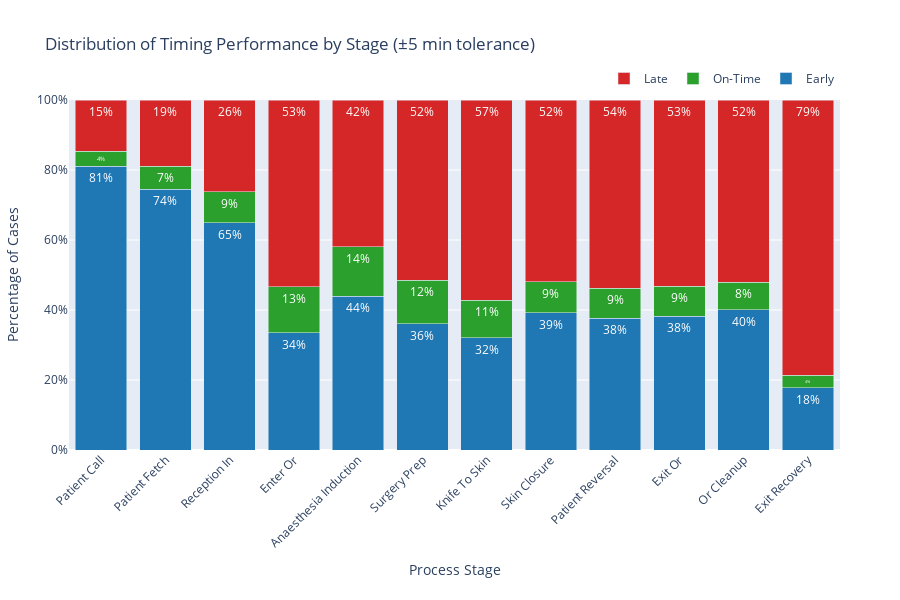
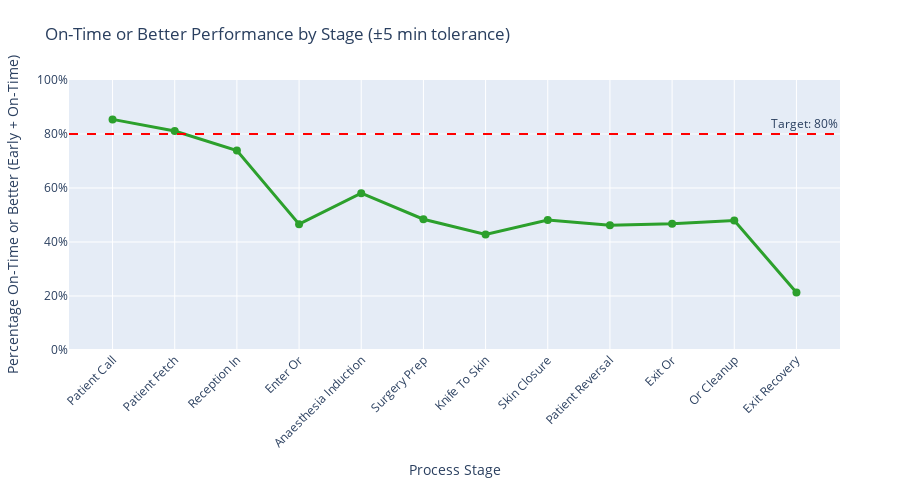

Write notebook code for charts like these, in order.
### Markdown cell above
## % On-Time vs Late per Stage (Stacked Bar)
Show which stage is usually on time

### Code cell
import plotly.graph_objects as go
import pandas as pd
import numpy as np

# --- CONFIG ---
ON_TIME_TOL_MIN = 5   # on-time window is ± this many minutes

# Create readable stage names
stage_readable_names = [name.replace("_TIME", "").replace("_", " ").title() for name in stage_names]

# Initialize lists to store data for each category
early_percentages = []
ontime_percentages = []
late_percentages = []

# Process each stage individually
for i, col in enumerate(delay_cols):
    # Get delay values for this stage, removing NaN
    stage_delays = data[col].dropna()
    
    if len(stage_delays) == 0:
        # No data for this stage
        early_percentages.append(0)
        ontime_percentages.append(0)
        late_percentages.append(0)
        continue
    
    # Count cases in each category
    early_count = sum(stage_delays < -ON_TIME_TOL_MIN)
    ontime_count = sum(np.abs(stage_delays) <= ON_TIME_TOL_MIN)
    late_count = sum(stage_delays > ON_TIME_TOL_MIN)
    
    total_cases = len(stage_delays)
    
    # Calculate percentages
    early_pct = early_count / total_cases
    ontime_pct = ontime_count / total_cases
    late_pct = late_count / total_cases
    
    early_percentages.append(early_pct)
    ontime_percentages.append(ontime_pct)
    late_percentages.append(late_pct)
    
    # Debug print for first few stages
    if i < 3:
        print(f"\n{stage_readable_names[i]}:")
        print(f"  Early (<-{ON_TIME_TOL_MIN}min): {early_count} ({early_pct:.1%})")
        print(f"  On-time (±{ON_TIME_TOL_MIN}min): {ontime_count} ({ontime_pct:.1%})")
        print(f"  Late (>{ON_TIME_TOL_MIN}min): {late_count} ({late_pct:.1%})")
        print(f"  Total cases: {total_cases}")

# Create the stacked bar chart using Graph Objects
fig = go.Figure()

# Add Early bars (bottom layer)
fig.add_trace(go.Bar(
    name='Early',
    x=stage_readable_names,
    y=early_percentages,
    marker_color='#1f77b4',  # Blue
    text=[f'{p:.0%}' if p > 0.02 else '' for p in early_percentages],
    textposition='inside',
    textfont=dict(color='white', size=12),
    hovertemplate='<b>%{x}</b><br>Early: %{y:.1%}<extra></extra>'
))

# Add On-Time bars (middle layer)
fig.add_trace(go.Bar(
    name='On-Time',
    x=stage_readable_names,
    y=ontime_percentages,
    marker_color='#2ca02c',  # Green
    text=[f'{p:.0%}' if p > 0.02 else '' for p in ontime_percentages],
    textposition='inside',
    textfont=dict(color='white', size=12),
    hovertemplate='<b>%{x}</b><br>On-Time: %{y:.1%}<extra></extra>'
))

# Add Late bars (top layer)
fig.add_trace(go.Bar(
    name='Late',
    x=stage_readable_names,
    y=late_percentages,
    marker_color='#d62728',  # Red
    text=[f'{p:.0%}' if p > 0.02 else '' for p in late_percentages],
    textposition='inside',
    textfont=dict(color='white', size=12),
    hovertemplate='<b>%{x}</b><br>Late: %{y:.1%}<extra></extra>'
))

# Update layout for stacked bars
fig.update_layout(
    title=f'Distribution of Timing Performance by Stage (±{ON_TIME_TOL_MIN} min tolerance)',
    xaxis_title='Process Stage',
    yaxis_title='Percentage of Cases',
    barmode='stack',
    yaxis=dict(
        tickformat='.0%',
        range=[0, 1]
    ),
    xaxis=dict(
        tickangle=-45
    ),
    legend=dict(
        orientation="h",
        yanchor="bottom",
        y=1.02,
        xanchor="right",
        x=1
    ),
    height=600,
    margin=dict(l=60, r=60, t=100, b=150)
)

fig.show()

# Print summary statistics
print(f"\n{'='*60}")
print("SUMMARY STATISTICS")
print(f"{'='*60}")

# Overall statistics
all_delays = pd.concat([data[col].dropna() for col in delay_cols])
total_observations = len(all_delays)
overall_early = sum(all_delays < -ON_TIME_TOL_MIN) / total_observations
overall_ontime = sum(np.abs(all_delays) <= ON_TIME_TOL_MIN) / total_observations
overall_late = sum(all_delays > ON_TIME_TOL_MIN) / total_observations

print(f"\nOverall Distribution:")
print(f"Early: {overall_early:.1%}")
print(f"On-Time: {overall_ontime:.1%}")
print(f"Late: {overall_late:.1%}")
print(f"Total observations: {total_observations}")

# Stage-by-stage breakdown
print(f"\nStage-by-Stage Breakdown:")
print("-" * 60)
for i, stage in enumerate(stage_readable_names):
    print(f"{stage:25} | Early: {early_percentages[i]:5.1%} | On-Time: {ontime_percentages[i]:5.1%} | Late: {late_percentages[i]:5.1%}")

# Find best and worst performers
ontime_data = [(stage_readable_names[i], ontime_percentages[i]) for i in range(len(stage_readable_names))]
ontime_data.sort(key=lambda x: x[1], reverse=True)

print(f"\nBest On-Time Performance:")
for stage, pct in ontime_data[:3]:
    print(f"• {stage}: {pct:.1%}")

print(f"\nWorst On-Time Performance:")
for stage, pct in ontime_data[-3:]:
    print(f"• {stage}: {pct:.1%}")

# Alternative visualization: Show on-time or better percentages (Early + On-Time)
fig2 = go.Figure()

# Calculate on-time or better percentages (Early + On-Time)
ontime_or_better_percentages = [early_percentages[i] + ontime_percentages[i] for i in range(len(stage_readable_names))]

fig2.add_trace(go.Scatter(
    x=stage_readable_names,
    y=ontime_or_better_percentages,
    mode='lines+markers',
    name='On-Time or Better %',
    line=dict(color='#2ca02c', width=3),
    marker=dict(size=8, color='#2ca02c'),
    text=[f'{p:.1%}' for p in ontime_or_better_percentages],
    textposition='top center',
    hovertemplate='<b>%{x}</b><br>On-Time or Better: %{y:.1%}<extra></extra>'
))

# Add target line (e.g., 80% on-time)
target_line = 0.8
fig2.add_hline(y=target_line, line_dash="dash", line_color="red", 
               annotation_text=f"Target: {target_line:.0%}")

fig2.update_layout(
    title=f'On-Time or Better Performance by Stage (±{ON_TIME_TOL_MIN} min tolerance)',
    xaxis_title='Process Stage',
    yaxis_title='Percentage On-Time or Better (Early + On-Time)',
    yaxis=dict(tickformat='.0%', range=[0, 1]),
    xaxis=dict(tickangle=-45),
    height=500,
    margin=dict(l=60, r=60, t=80, b=150)
)

print(f"\nShowing on-time or better performance (Early + On-Time)...")
fig2.show()

# Update best/worst performers to show on-time or better
ontime_or_better_data = [(stage_readable_names[i], ontime_or_better_percentages[i]) for i in range(len(stage_readable_names))]
ontime_or_better_data.sort(key=lambda x: x[1], reverse=True)

print(f"\nBest On-Time or Better Performance (Early + On-Time):")
for stage, pct in ontime_or_better_data[:3]:
    print(f"• {stage}: {pct:.1%}")

print(f"\nWorst On-Time or Better Performance (Early + On-Time):")
for stage, pct in ontime_or_better_data[-3:]:
    print(f"• {stage}: {pct:.1%}")

### Figure 1 — Plotly figure (JSON) as saved in the notebook; plotly's stock layout.template omitted (floating-point values rounded to 4 significant figures)
{"data": [{"hovertemplate": "<b>%{x}</b><br>Early: %{y:.1%}<extra></extra>", "marker": {"color": "#1f77b4"}, "name": "Early", "text": ["81%", "74%", "65%", "34%", "44%", "36%", "32%", "39%", "38%", "38%", "40%", "18%"], "textfont": {"color": "white", "size": 12}, "textposition": "inside", "type": "bar", "x": ["Patient Call", "Patient Fetch", "Reception In", "Enter Or", "Anaesthesia Induction", "Surgery Prep", "Knife To Skin", "Skin Closure", "Patient Reversal", "Exit Or", "Or Cleanup", "Exit Recovery"], "y": [0.8112, 0.7444, 0.6495, 0.335, 0.44, 0.3608, 0.3206, 0.3926, 0.3762, 0.3816, 0.4001, 0.1779]}, {"hovertemplate": "<b>%{x}</b><br>On-Time: %{y:.1%}<extra></extra>", "marker": {"color": "#2ca02c"}, "name": "On-Time", "text": ["4%", "7%", "9%", "13%", "14%", "12%", "11%", "9%", "9%", "9%", "8%", "4%"], "textfont": {"color": "white", "size": 12}, "textposition": "inside", "type": "bar", "x": ["Patient Call", "Patient Fetch", "Reception In", "Enter Or", "Anaesthesia Induction", "Surgery Prep", "Knife To Skin", "Skin Closure", "Patient Reversal", "Exit Or", "Or Cleanup", "Exit Recovery"], "y": [0.04295, 0.06652, 0.08902, 0.1309, 0.141, 0.1235, 0.1073, 0.0885, 0.08625, 0.08577, 0.07959, 0.03503]}, {"hovertemplate": "<b>%{x}</b><br>Late: %{y:.1%}<extra></extra>", "marker": {"color": "#d62728"}, "name": "Late", "text": ["15%", "19%", "26%", "53%", "42%", "52%", "57%", "52%", "54%", "53%", "52%", "79%"], "textfont": {"color": "white", "size": 12}, "textposition": "inside", "type": "bar", "x": ["Patient Call", "Patient Fetch", "Reception In", "Enter Or", "Anaesthesia Induction", "Surgery Prep", "Knife To Skin", "Skin Closure", "Patient Reversal", "Exit Or", "Or Cleanup", "Exit Recovery"], "y": [0.1459, 0.1891, 0.2615, 0.5341, 0.419, 0.5157, 0.5721, 0.5189, 0.5376, 0.5326, 0.5204, 0.787]}], "layout": {"barmode": "stack", "height": 600, "legend": {"orientation": "h", "x": 1, "xanchor": "right", "y": 1.02, "yanchor": "bottom"}, "margin": {"b": 150, "l": 60, "r": 60, "t": 100}, "title": {"text": "Distribution of Timing Performance by Stage (±5 min tolerance)"}, "xaxis": {"tickangle": -45, "title": {"text": "Process Stage"}}, "yaxis": {"range": [0, 1], "tickformat": ".0%", "title": {"text": "Percentage of Cases"}}}}

### Figure 2 — Plotly figure (JSON) as saved in the notebook; plotly's stock layout.template omitted (floating-point values rounded to 4 significant figures)
{"data": [{"hovertemplate": "<b>%{x}</b><br>On-Time or Better: %{y:.1%}<extra></extra>", "line": {"color": "#2ca02c", "width": 3}, "marker": {"color": "#2ca02c", "size": 8}, "mode": "lines+markers", "name": "On-Time or Better %", "text": ["85.4%", "81.1%", "73.8%", "46.6%", "58.1%", "48.4%", "42.8%", "48.1%", "46.2%", "46.7%", "48.0%", "21.3%"], "textposition": "top center", "type": "scatter", "x": ["Patient Call", "Patient Fetch", "Reception In", "Enter Or", "Anaesthesia Induction", "Surgery Prep", "Knife To Skin", "Skin Closure", "Patient Reversal", "Exit Or", "Or Cleanup", "Exit Recovery"], "y": [0.8541, 0.8109, 0.7385, 0.4659, 0.581, 0.4843, 0.4279, 0.4811, 0.4624, 0.4674, 0.4796, 0.213]}], "layout": {"annotations": [{"showarrow": false, "text": "Target: 80%", "x": 1, "xanchor": "right", "xref": "x domain", "y": 0.8, "yanchor": "bottom", "yref": "y"}], "height": 500, "margin": {"b": 150, "l": 60, "r": 60, "t": 80}, "shapes": [{"line": {"color": "red", "dash": "dash"}, "type": "line", "x0": 0, "x1": 1, "xref": "x domain", "y0": 0.8, "y1": 0.8, "yref": "y"}], "title": {"text": "On-Time or Better Performance by Stage (±5 min tolerance)"}, "xaxis": {"tickangle": -45, "title": {"text": "Process Stage"}}, "yaxis": {"range": [0, 1], "tickformat": ".0%", "title": {"text": "Percentage On-Time or Better (Early + On-Time)"}}}}
